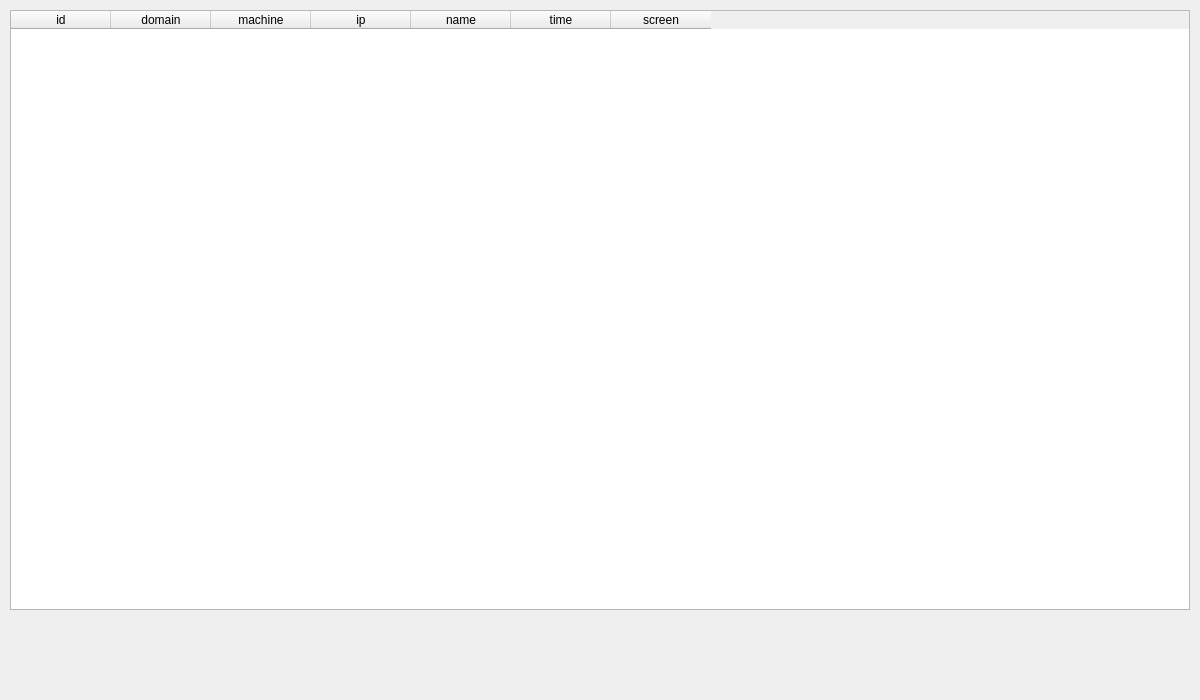
<?xml version="1.0" encoding="UTF-8"?>
<ui version="4.0">
 <class>MainWindow</class>
 <widget class="QMainWindow" name="MainWindow">
  <property name="geometry">
   <rect>
    <x>0</x>
    <y>0</y>
    <width>1200</width>
    <height>700</height>
   </rect>
  </property>
  <property name="windowTitle">
   <string>MainWindow</string>
  </property>
  <widget class="QWidget" name="centralWidget">
   <widget class="QTableWidget" name="tableWidget">
    <property name="geometry">
     <rect>
      <x>10</x>
      <y>10</y>
      <width>1180</width>
      <height>600</height>
     </rect>
    </property>
    <property name="rowCount">
     <number>0</number>
    </property>
    <column>
     <property name="text">
      <string>id</string>
     </property>
    </column>
    <column>
     <property name="text">
      <string>domain</string>
     </property>
    </column>
    <column>
     <property name="text">
      <string>machine</string>
     </property>
    </column>
    <column>
     <property name="text">
      <string>ip</string>
     </property>
    </column>
    <column>
     <property name="text">
      <string>name</string>
     </property>
    </column>
    <column>
     <property name="text">
      <string>time</string>
     </property>
    </column>
    <column>
     <property name="text">
      <string>screen</string>
     </property>
    </column>
   </widget>
  </widget>
 </widget>
 <layoutdefault spacing="6" margin="11"/>
 <resources/>
 <connections/>
</ui>
